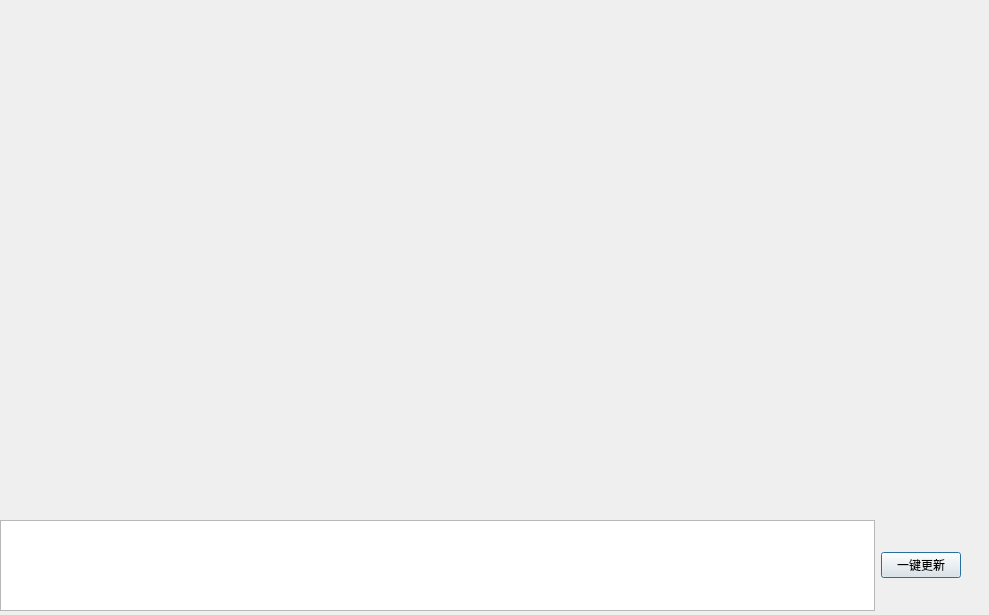
<?xml version="1.0" encoding="UTF-8"?>
<ui version="4.0">
 <class>Dialog</class>
 <widget class="QDialog" name="Dialog">
  <property name="geometry">
   <rect>
    <x>0</x>
    <y>0</y>
    <width>989</width>
    <height>615</height>
   </rect>
  </property>
  <property name="windowTitle">
   <string>在线更新</string>
  </property>
  <property name="modal">
   <bool>true</bool>
  </property>
  <widget class="QWidget" name="verticalLayoutWidget">
   <property name="geometry">
    <rect>
     <x>0</x>
     <y>0</y>
     <width>961</width>
     <height>511</height>
    </rect>
   </property>
   <layout class="QVBoxLayout" name="verticalLayout"/>
  </widget>
  <widget class="QWidget" name="horizontalLayoutWidget">
   <property name="geometry">
    <rect>
     <x>0</x>
     <y>520</y>
     <width>961</width>
     <height>91</height>
    </rect>
   </property>
   <layout class="QHBoxLayout" name="horizontalLayout">
    <item>
     <widget class="QTextEdit" name="textEdit"/>
    </item>
    <item>
     <widget class="QPushButton" name="pushButton">
      <property name="text">
       <string>一键更新</string>
      </property>
     </widget>
    </item>
   </layout>
  </widget>
 </widget>
 <resources/>
 <connections/>
</ui>
